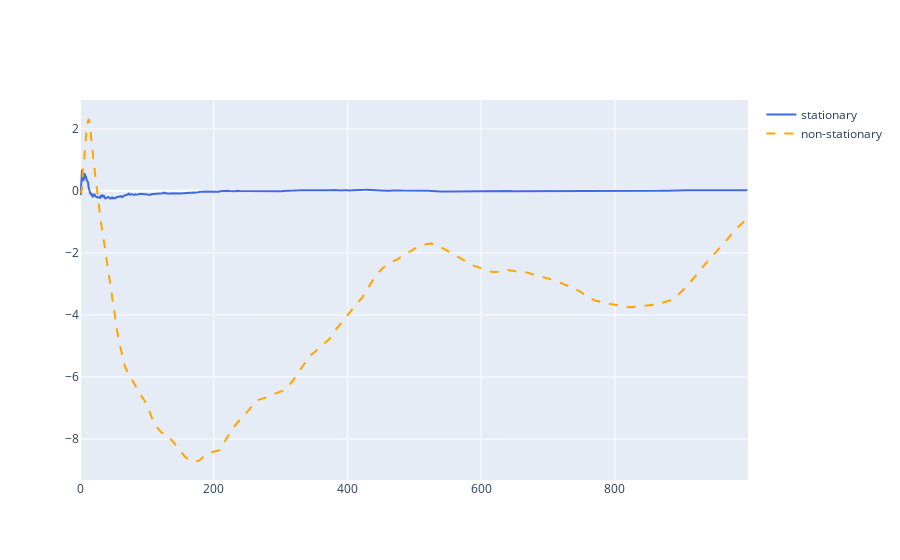

The code cell stored with this chart in its notebook:
### Code cell
import plotly.graph_objects as go
fig = go.Figure()
fig.add_trace(go.Scatter(x=[i for i in range(0, len(stationary_mean))], y=stationary_mean, name='stationary',
                         line = dict(color='royalblue')))
fig.add_trace(go.Scatter(x=[i for i in range(0, len(non_stationary_mean))], y=non_stationary_mean, name='non-stationary',
                         line = dict(color='orange', dash='dash')))
fig.show()

### Figure 1 — Plotly figure (JSON) as saved in the notebook; plotly's stock layout.template omitted (floating-point values rounded to 4 significant figures; data arrays with more than 128 entries replaced by an {"elided": "..."} marker saying what was removed)
{"data": [{"line": {"color": "royalblue"}, "name": "stationary", "type": "scatter", "x": {"elided": "999 int values"}, "y": {"elided": "999 float values"}}, {"line": {"color": "orange", "dash": "dash"}, "name": "non-stationary", "type": "scatter", "x": {"elided": "1000 int values"}, "y": {"elided": "1000 float values"}}], "layout": {}}
